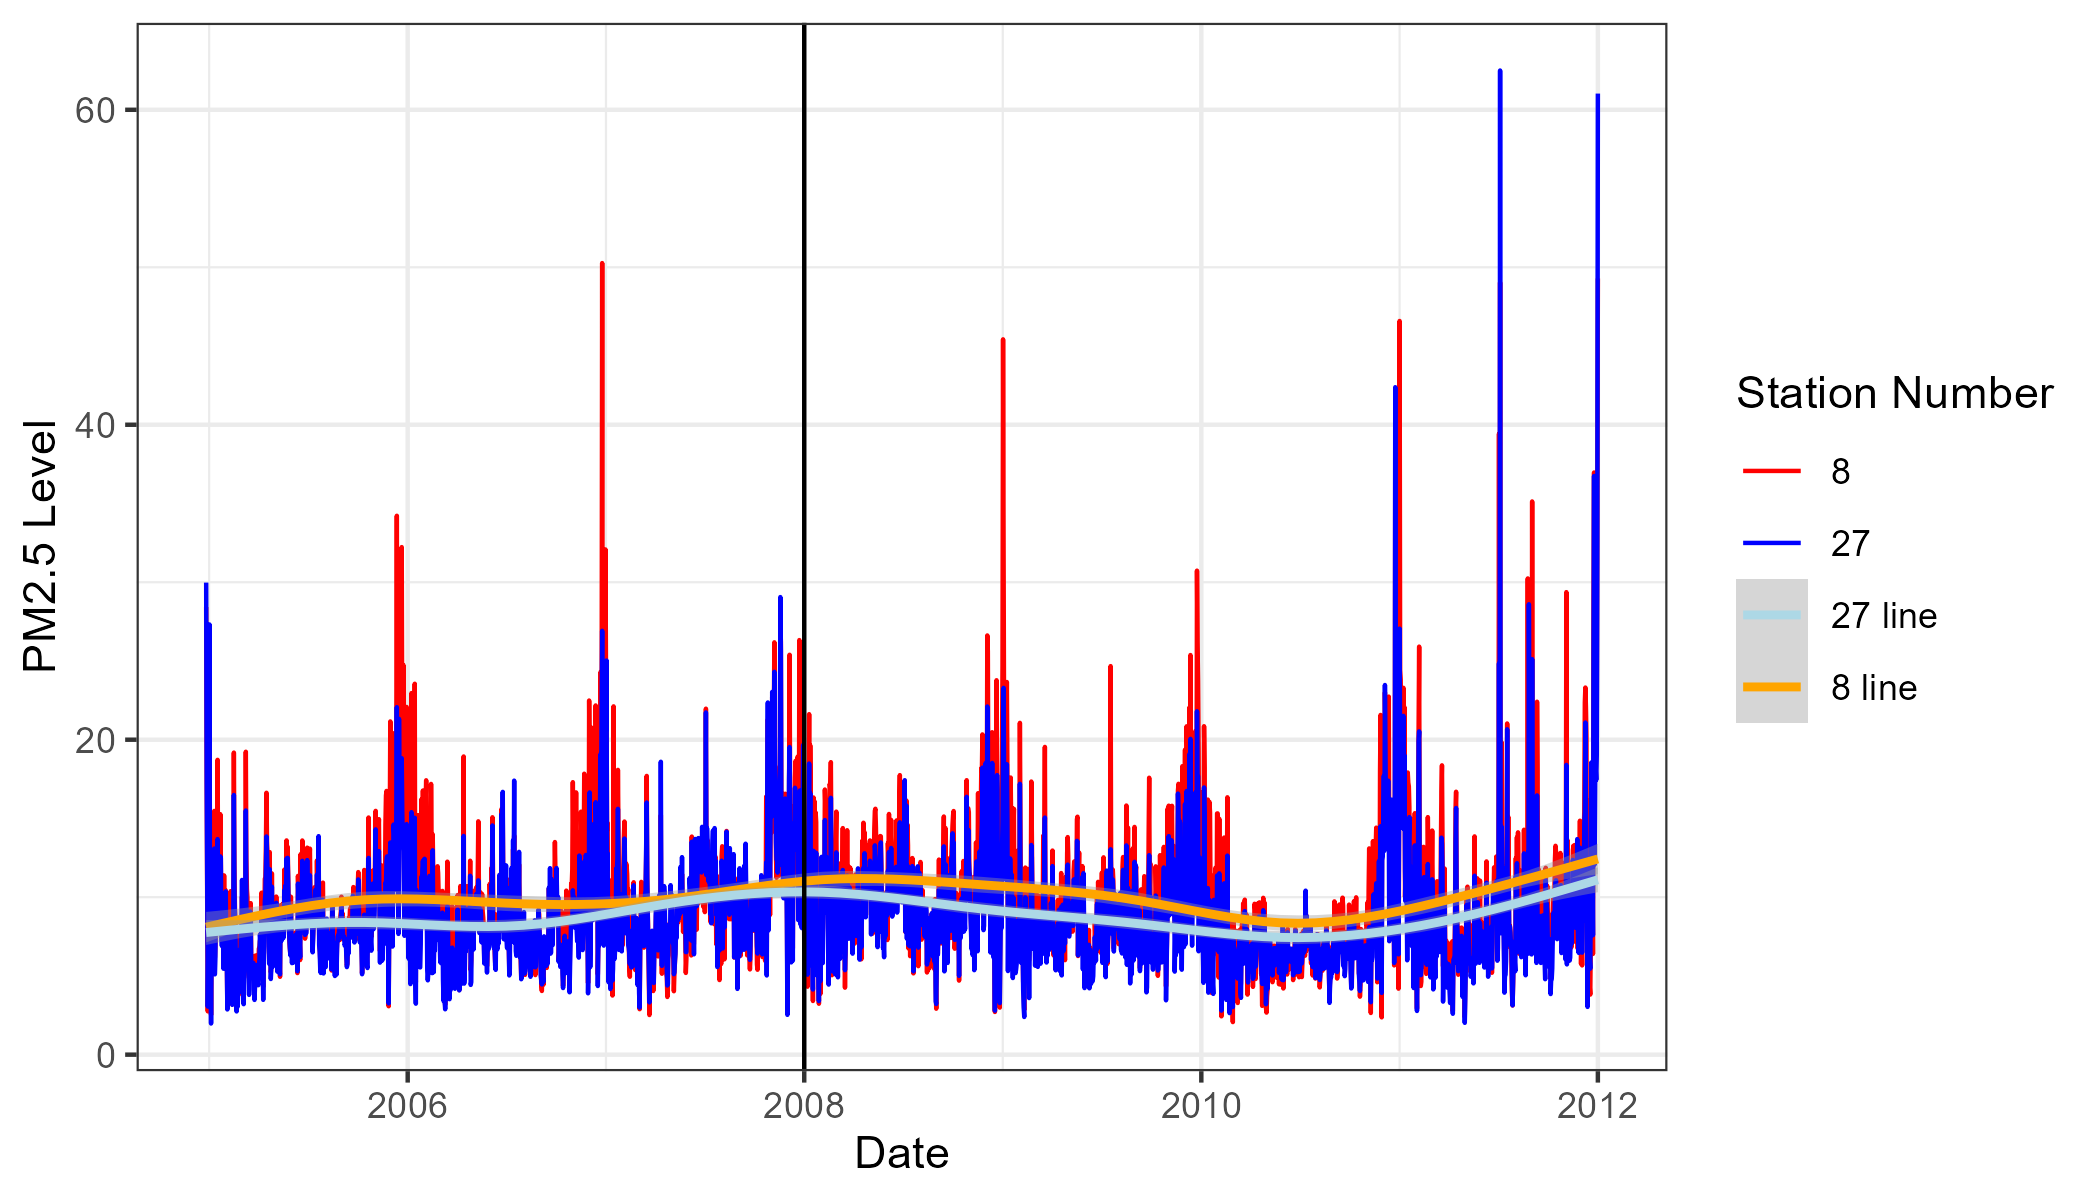

Source code (R):
library("tidyverse")
library("ggplot2")
library("RColorBrewer")
df<-read.csv("Big_Data.csv")
df2<-df %>% filter(city_num==8 | city_num==27) %>% mutate(date = as.Date(date)) %>% 
  mutate(city_num2 = as.character(paste0(city_num, " line")))

pal<-c("red","blue","lightblue","orange")

ggplot(df2, aes(x=date, y=pm25, group=city_num)) + 
  geom_line(aes(color=as.factor(city_num))) +
  geom_smooth(aes(color=as.factor(city_num2))) +
  geom_vline(xintercept=as.numeric(as.Date("2008-01-01"))) +
  scale_color_manual(values=pal) + theme_bw() + labs(color = "Station Number") +
  xlab("Date") + ylab("PM2.5 Level")
  
